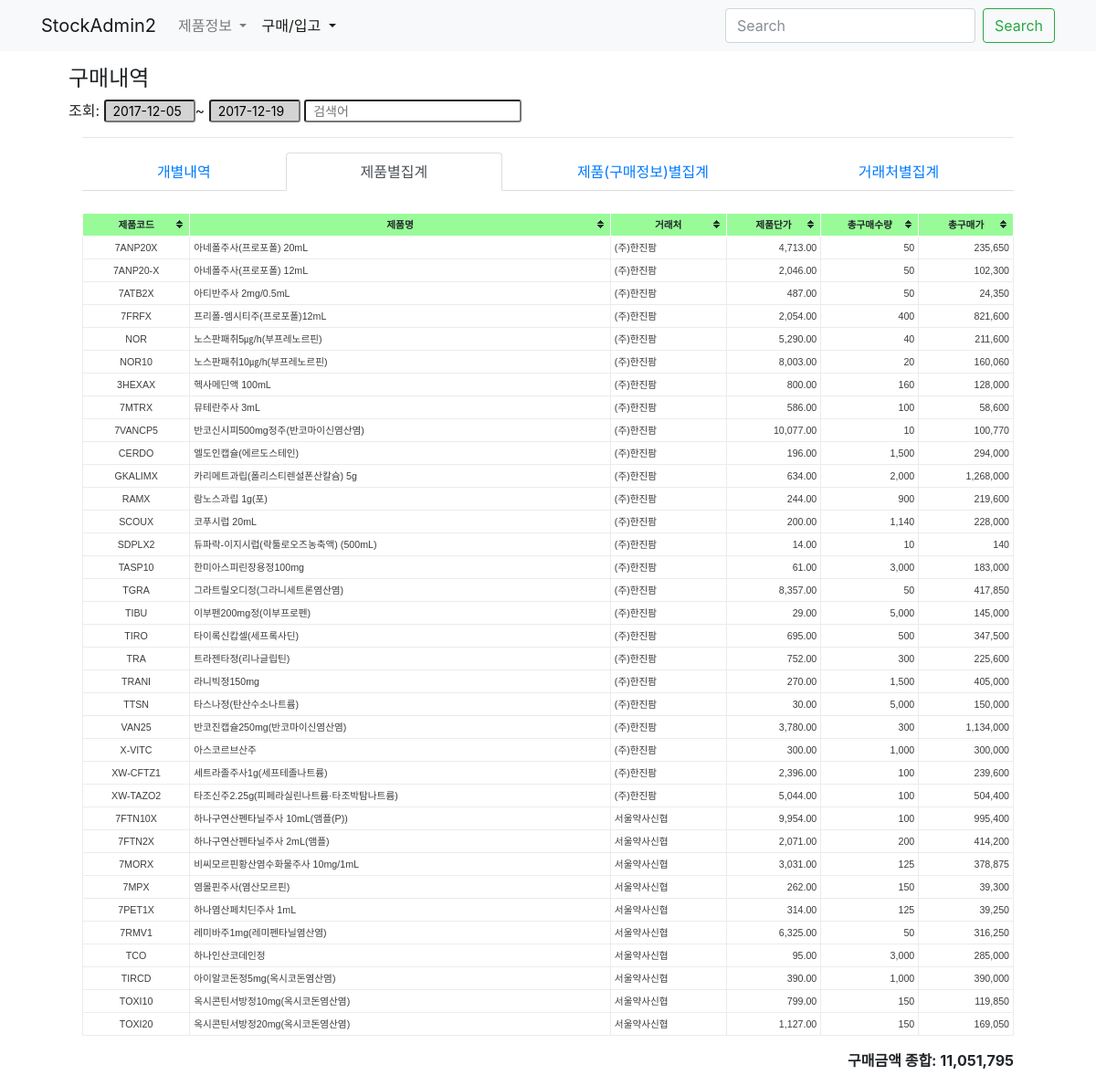
/buy/buyitem/agg/Product/, run on the app's committed database.
### product/models.py (models this page shows, shortened)
class Product(models.Model):
    name = models.CharField('제품명', max_length=50, unique=True)
    code = models.CharField('제품코드', max_length=50, unique=True)
    edi_code = models.CharField('보험코드', blank=True, max_length=50)
    company = models.CharField('판매사', max_length=50, blank=True)
    std_unit = models.CharField('제품규격', max_length=10, choices=zip(STD_UNITs, STD_UNITs))
    pkg_amount = models.IntegerField('포장수량', default=1)
    etc_class = models.CharField('기타구분', max_length=10, choices=zip(ETC_CLASS, ETC_CLASS), default='일반')
    apply_root = models.CharField('복용방법', max_length=50, blank=True)
    unit = models.CharField('적용단위', max_length=50, blank=True)
    unit_amount = models.CharField('규격단위량', max_length=50, blank=True)
    op_type = models.CharField('마약류구분', blank=True, max_length=50)
    updated = models.DateTimeField(auto_now=True)
    created = models.DateTimeField(auto_now_add=True)
    objects = ProductManager()
    class Meta:
        verbose_name = '제품'
        verbose_name_plural = '제품'
        ordering = '-created',

### buy/views.py (the view)
# urls.py: path('buyitem/agg/<slug:type>/', BuyItemAggregateView.as_view(), name='buy-agg'),
class BuyItemAggregateView(ListView):
    model = BuyItem
    template_name = 'buy/buyitem_agg.html'
    def get_context_data(self, **kwargs):
        context = super(BuyItemAggregateView, self).get_context_data(**kwargs)
        agg_type = self.kwargs.get('type')
        qs = self.get_queryset().filter(buy__isnull=False, buy__commiter__isnull=False)
        qf = QueryFilter(self.request, queryset=qs)
        qf.set_filter_form_to_context(context)
        qs = qf.filter_by_all()
        annoset, total_buy_price = qs.group_by_fk(agg_type)
        context['object_list'] = annoset
        context['total_buy_price'] = total_buy_price
        return context

### core/filter/forms.py
class DateFilterForm(forms.Form):
    start_date = forms.DateField(initial=START_DATE_INI)
    end_date = forms.DateField(initial=END_DATE_INI)

class SearchFilterForm(forms.Form):
    search = forms.CharField(label='검색어', required=False)

### buy/managers.py (called while the page is built)
    def get_valid_set(self):
        return self.filter(buy__isnull=False, buy__commiter__isnull=False)

    def get_queryset(self):
        return BuyItemQuerySet(self.model, using=self._db)

### core/filter/views.py (called while the page is built, shortened)
    def set_filter_form_to_context(self, context, date_form_name=None, search_form_name=None):
        context[date_form_name or self.date_form_name] = self.get_date_filter_form()
        context[search_form_name or self.search_form_name] = self.get_search_filter_form()
        return self

    def get_date_filter_form(self):
        Form = self.form_classes['date']
        return Form(self.request.GET or None)

    def get_search_filter_form(self):
        Form = self.form_classes['search']
        search_form = Form(self.request.GET or None)
        return search_form

    def filter_by_date(self, date_field=None, queryset=None, inplace=True):
        date_form = self.get_date_filter_form()
        qs = queryset or self.queryset
        if date_field is None:
            lookup = LOOKUP_CONTEXTS.get(self.app_name)
            if lookup:
                date_fields = lookup.get('date_range')
                if date_fields:
                    date_field = date_fields[0]
        if not qs or not date_field:
            return qs

    def filter_by_search(self, app_name=None, queryset=None, inplace=True):
        search_form = self.get_search_filter_form()
        qs = queryset or self.queryset
        if not qs:
            return qs
        if search_form.is_valid():
            searches = search_form.cleaned_data.get('search')
            qs = filter_searches(qs, searches, app_name or self.app_name)
        if inplace:
            self.queryset = qs
        return qs

    def filter_by_all(self, **kwargs):
        self.filter_by_date(inplace=True, **kwargs)
        self.filter_by_search(inplace=True, **kwargs)
        return self.queryset

### buy/templates/buy/buyitem_agg.html (shortened to what this page needs)
{% extends "buy/buy_base.html" %}
{% load humanize %}
{% load widget_tweaks %}
{% block buy_header %}
<div class="col-12 mb-4">
    <h4>구매내역</h4>
    <form id="form-filter" class="form" method="get" action=".">
        <div class="form-group form-row">
        <div class="col-6">
            {% include "buy/components/filter_form.html" %}
        </div>
    </form>
</div>
<div class="col-12">
    <hr>
    {% include "buy/components/buy_nav.html" %}
</div>
{% endblock buy_header %}
{% block buy_content %}
{% url 'buy:buy-agg' 'Market' as market_url %}
{% url 'buy:buy-agg' 'Product' as product_url %}
{% url 'buy:buy-agg' 'BuyInfo' as buyinfo_url %}
{% url 'buy:buy-agg' 'BuyItem' as buyitem_url %}
<div class="col-12">
{% if request.path == buyitem_url %}
    <table class="tablesorter tablesorter-sortable table-bordered">
        <thead>
            <tr>
                <th>구매번호</th>
                <th>거래처</th>
                <th>판매사</th>
                <th>제품명</th>
                <th>입고상태</th>
                <th>구매단가</th>
                <th>구매수량</th>
                <th>입고된수량</th>
                <th>입고된가격</th>
                <th>총구매액</th>
            </tr>
        </thead>
        <tbody>
            {% for object in object_list %}
            <tr>
                <td class="text-center">{{ object.buy.slug }}</td>
                <td class="text-center">{{ object.buyinfo.market }}</td>
                <td class="text-center">{{ object.buyinfo.product.company }}</td>
                <td>{{ object.buyinfo.product.name }}</td>
                <td class="text-center">{{ object.stock_status }}</td>
                <td class="text-right">{{ object.buyinfo.price|intcomma }}</td>
                <td class="text-right">{{ object.amount|intcomma }}</td>
                <td class="text-right">{{ object.stocked_amount_sum|default:0|intcomma }}</td>
                <td class="text-right">{{ object.stocked_price_sum|intcomma }}</td>
                <td class="text-right">{{ object.buy_price_sum|intcomma }}</td>
            </tr>
            {% endfor %}
        </tbody>
    </table>
    <div class="text-right">
        <span><b>구매금액 종합: {{ total_buy_price|intcomma }}</b></span>
    </div>
{% elif request.path == product_url %}
<table class="tablesorter tablesorter-sortable table-bordered">
    <thead>
        <tr>
            <th>제품코드</th>
            <th>제품명</th>
            <th>거래처</th>
            <th>제품단가</th>
            <th>총구매수량</th>
            <th>총구매가</th>
        </tr>
    </thead>
    <tbody>
        {% for object in object_list %}
        <tr>
            <td class="text-center">{{ object.product_code }}</td>
            <td>{{ object.product_name }}</td>
            <td>{{ object.market_name }}</td>
            <td class="text-right">{{ object.price|intcomma }}</td>
            <td class="text-right">{{ object.buy_amount_sum|intcomma }}</td>
            <td class="text-right">{{ object.buy_price_sum|intcomma }}</td>
        </tr>
        {% endfor %}
    </tbody>
</table>
<div class="text-right">
    <span><b>구매금액 종합: {{ total_buy_price|intcomma }}</b></span>
</div>
{% endif %}
</div>
{% endblock buy_content %}

### static/tablesorter/themes/blue/style.css (style rules this page uses)
table.tablesorter { font-family:arial; background-color: #CDCDCD; margin:10px 0pt 15px; font-size: 8pt; width: 100%; text-align: left; }
table.tablesorter thead tr th, table.tablesorter tfoot tr th { background-color: #e6EEEE; border: 1px solid #FFF; font-size: 8pt; padding: 4px; }
table.tablesorter thead tr .header { background-image: url(bg.gif); background-repeat: no-repeat; background-position: center right; cursor: pointer; }
table.tablesorter tbody td { color: #3D3D3D; padding: 4px; background-color: #FFF; vertical-align: top; }

### static/css/common.css (style rules this page uses)
.datepicker { width: 100px; height: 25px !important; background-color: lightgray; }
input[name=search] { height: 25px !important; }
table.tablesorter thead { text-align: center; }

### buy/templates/buy/buyitem_agg.html (style rules this page uses)
th { background-color: palegreen !important; }

### data on the page
Product: product_code "7ANP20X", product_name "아네폴주사(프로포폴) 20mL", market_name "(주)한진팜", price "4,713.00", buy_amount_sum "50", buy_price_sum "235,650"
Product: product_code "7ANP20-X", product_name "아네폴주사(프로포폴) 12mL", market_name "(주)한진팜", price "2,046.00", buy_amount_sum "50", buy_price_sum "102,300"
Product: product_code "7ATB2X", product_name "아티반주사 2mg/0.5mL", market_name "(주)한진팜", price "487.00", buy_amount_sum "50", buy_price_sum "24,350"
Product: product_code "7FRFX", product_name "프리폴-엠시티주(프로포폴)12mL", market_name "(주)한진팜", price "2,054.00", buy_amount_sum "400", buy_price_sum "821,600"
Product: product_code "NOR", product_name "노스판패취5㎍/h(부프레노르핀)", market_name "(주)한진팜", price "5,290.00", buy_amount_sum "40", buy_price_sum "211,600"
Product: product_code "NOR10", product_name "노스판패취10㎍/h(부프레노르핀)", market_name "(주)한진팜", price "8,003.00", buy_amount_sum "20", buy_price_sum "160,060"
Product: product_code "3HEXAX", product_name "헥사메딘액 100mL", market_name "(주)한진팜", price "800.00", buy_amount_sum "160", buy_price_sum "128,000"
Product: product_code "7MTRX", product_name "뮤테란주사 3mL", market_name "(주)한진팜", price "586.00", buy_amount_sum "100", buy_price_sum "58,600"
Product: product_code "7VANCP5", product_name "반코신시피500mg정주(반코마이신염산염)", market_name "(주)한진팜", price "10,077.00", buy_amount_sum "10", buy_price_sum "100,770"
Product: product_code "CERDO", product_name "엘도인캡슐(에르도스테인)", market_name "(주)한진팜", price "196.00", buy_amount_sum "1,500", buy_price_sum "294,000"
Product: product_code "GKALIMX", product_name "카리메트과립(폴리스티렌설폰산칼슘) 5g", market_name "(주)한진팜", price "634.00", buy_amount_sum "2,000", buy_price_sum "1,268,000"
Product: product_code "RAMX", product_name "람노스과립 1g(포)", market_name "(주)한진팜", price "244.00", buy_amount_sum "900", buy_price_sum "219,600"
Product: product_code "SCOUX", product_name "코푸시럽 20mL", market_name "(주)한진팜", price "200.00", buy_amount_sum "1,140", buy_price_sum "228,000"
Product: product_code "SDPLX2", product_name "듀파락-이지시럽(락툴로오즈농축액) (500mL)", market_name "(주)한진팜", price "14.00", buy_amount_sum "10", buy_price_sum "140"
Product: product_code "TASP10", product_name "한미아스피린장용정100mg", market_name "(주)한진팜", price "61.00", buy_amount_sum "3,000", buy_price_sum "183,000"
Product: product_code "TGRA", product_name "그라트릴오디정(그라니세트론염산염)", market_name "(주)한진팜", price "8,357.00", buy_amount_sum "50", buy_price_sum "417,850"
Product: product_code "TIBU", product_name "이부펜200mg정(이부프로펜)", market_name "(주)한진팜", price "29.00", buy_amount_sum "5,000", buy_price_sum "145,000"
Product: product_code "TIRO", product_name "타이록신캅셀(세프록사딘)", market_name "(주)한진팜", price "695.00", buy_amount_sum "500", buy_price_sum "347,500"
Product: product_code "TRA", product_name "트라젠타정(리나글립틴)", market_name "(주)한진팜", price "752.00", buy_amount_sum "300", buy_price_sum "225,600"
Product: product_code "TRANI", product_name "라니빅정150mg", market_name "(주)한진팜", price "270.00", buy_amount_sum "1,500", buy_price_sum "405,000"
Product: product_code "TTSN", product_name "타스나정(탄산수소나트륨)", market_name "(주)한진팜", price "30.00", buy_amount_sum "5,000", buy_price_sum "150,000"
Product: product_code "VAN25", product_name "반코진캡슐250mg(반코마이신염산염)", market_name "(주)한진팜", price "3,780.00", buy_amount_sum "300", buy_price_sum "1,134,000"
Product: product_code "X-VITC", product_name "아스코르브산주", market_name "(주)한진팜", price "300.00", buy_amount_sum "1,000", buy_price_sum "300,000"
Product: product_code "XW-CFTZ1", product_name "세트라졸주사1g(세프테졸나트륨)", market_name "(주)한진팜", price "2,396.00", buy_amount_sum "100", buy_price_sum "239,600"
Product: product_code "XW-TAZO2", product_name "타조신주2.25g(피페라실린나트륨·타조박탐나트륨)", market_name "(주)한진팜", price "5,044.00", buy_amount_sum "100", buy_price_sum "504,400"
Product: product_code "7FTN10X", product_name "하나구연산펜타닐주사 10mL(앰플(P))", market_name "서울약사신협", price "9,954.00", buy_amount_sum "100", buy_price_sum "995,400"
Product: product_code "7FTN2X", product_name "하나구연산펜타닐주사 2mL(앰플)", market_name "서울약사신협", price "2,071.00", buy_amount_sum "200", buy_price_sum "414,200"
Product: product_code "7MORX", product_name "비씨모르핀황산염수화물주사 10mg/1mL", market_name "서울약사신협", price "3,031.00", buy_amount_sum "125", buy_price_sum "378,875"
Product: product_code "7MPX", product_name "염몰핀주사(염산모르핀)", market_name "서울약사신협", price "262.00", buy_amount_sum "150", buy_price_sum "39,300"
Product: product_code "7PET1X", product_name "하나염산페치딘주사 1mL", market_name "서울약사신협", price "314.00", buy_amount_sum "125", buy_price_sum "39,250"
Product: product_code "7RMV1", product_name "레미바주1mg(레미펜타닐염산염)", market_name "서울약사신협", price "6,325.00", buy_amount_sum "50", buy_price_sum "316,250"
Product: product_code "TCO", product_name "하나인산코데인정", market_name "서울약사신협", price "95.00", buy_amount_sum "3,000", buy_price_sum "285,000"
Product: product_code "TIRCD", product_name "아이알코돈정5mg(옥시코돈염산염)", market_name "서울약사신협", price "390.00", buy_amount_sum "1,000", buy_price_sum "390,000"
Product: product_code "TOXI10", product_name "옥시콘틴서방정10mg(옥시코돈염산염)", market_name "서울약사신협", price "799.00", buy_amount_sum "150", buy_price_sum "119,850"
Product: product_code "TOXI20", product_name "옥시콘틴서방정20mg(옥시코돈염산염)", market_name "서울약사신협", price "1,127.00", buy_amount_sum "150", buy_price_sum "169,050"

### other printed values
{{ total_buy_price|intcomma }} "11,051,795"
